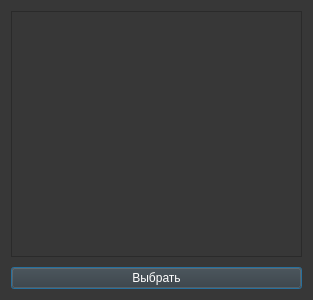
<?xml version="1.0" encoding="UTF-8"?>
<ui version="4.0">
 <class>Dialog</class>
 <widget class="QDialog" name="Dialog">
  <property name="geometry">
   <rect>
    <x>0</x>
    <y>0</y>
    <width>313</width>
    <height>300</height>
   </rect>
  </property>
  <property name="windowTitle">
   <string>Пользователи</string>
  </property>
  <property name="styleSheet">
   <string notr="true">background-color: rgb(55, 55, 55);
color: rgb(255, 255, 255);</string>
  </property>
  <layout class="QVBoxLayout" name="verticalLayout">
   <property name="spacing">
    <number>10</number>
   </property>
   <item>
    <widget class="QListWidget" name="bills_list"/>
   </item>
   <item>
    <widget class="QPushButton" name="choose_bills_btn">
     <property name="text">
      <string>Выбрать</string>
     </property>
    </widget>
   </item>
  </layout>
 </widget>
 <resources/>
 <connections/>
</ui>
